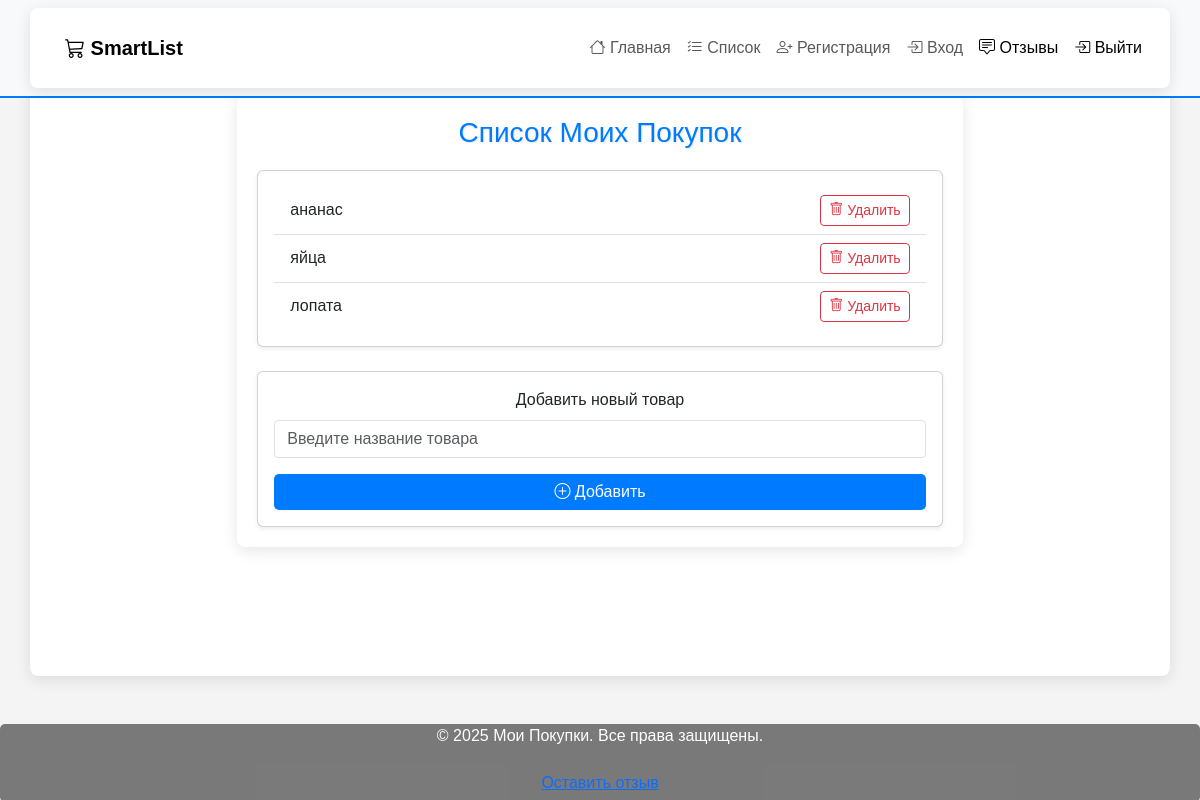
The page /my/ (signed in) on the database its author committed.
### users/models.py (models this page shows, shortened)
class Post(models.Model):
    author = models.ForeignKey(User, on_delete= models.CASCADE,related_name='users_post')
    content = models.TextField()
    created_on = models.DateTimeField(auto_now_add=True)
    class Meta:
        ordering = ['-created_on']

### users/views.py (the view)
# urls.py: path("my/", views.PostList.as_view(), name="my"),
class PostList(generic.ListView):
    template_name = 'users/my.html'  # Шаблон для отображения списка постов
    def get_queryset(self):#получение записей из базы данных для вставки в форму
        if self.request.user.is_authenticated:
            return Post.objects.filter(author=self.request.user).order_by('-created_on')
        else: return
    def get_context_data(self, **kwargs):
        context = super().get_context_data(**kwargs)
        context['form'] = PostForm()  # Добавляем форму для создания нового поста
        return context

### users/forms.py
class PostForm(forms.ModelForm):
    class Meta:
        model = Post
        fields =  ['content']

### templates/users/my.html (shortened to what this page needs)
{% extends "base.html" %}
{% block content %}
<main class="container mt-5 pt-4">
    <div class="row justify-content-center">
        <div class="col-lg-8">
            <div class="main_content">
                <div class="container text-center mt-4">
                    <h1>Список Моих Покупок</h1>
                    {% if user.is_authenticated %}
                    <div class="card shadow-sm mb-4">
                        <div class="card-body">
                            <ul id="purchases-list" class="list-group list-group-flush">
                                {% for post in post_list %}
                                <li class="list-group-item d-flex justify-content-between align-items-center">
                                    {{post.content}}
                                    <form method="post" action="{% url 'delete_post' post.pk %}">
                                        <button class="btn btn-sm btn-outline-danger remove-btn">
                                            <i class="bi bi-trash"></i> Удалить
                                        </button>
                                    </form>
                                </li>
                                {% endfor %}
                            </ul>
                        </div>
                    </div>
                    <div class="card shadow-sm">
                        <div class="card-body">
                            <form id="add-purchase-form" method="post" action="{% url 'create_post' %}">
                                <div class="mb-3">
                                    <label for="purchase-name" class="form-label">Добавить новый товар</label>
                                    <input type="text" class="form-control" id="content" name="content"
                                        placeholder="Введите название товара" value="{{ form.title.value|default:'' }}"
                                        required>
                                </div>
                                <button type="submit" class="btn btn-primary w-100">
                                    <i class="bi bi-plus-circle"></i> Добавить
                                </button>
                            </form>
                        </div>
                    </div>
                    {% else %}
                    <p>Авторизуйтесь, чтобы получить доступ к содержимому</p>
                    {% endif %}
                </div>
            </div>
        </div>
    </div>
</main>
{% endblock %}

### static/styles.css (style rules this page uses)
.main_content { margin-top: 15px; min-height: 70vh; }
body { font-family: Arial, sans-serif; background-color: #f4f4f4; color: #333; }
h1 { font-size: 28px; margin-bottom: 20px; color: #007bff; text-shadow: 1px 1px 2px rgba(0, 0, 0, 0.1); }
.container { background-color: #fff; padding: 20px; border-radius: 8px; box-shadow: 0 4px 15px rgba(0, 0, 0, 0.1); transition: box-shadow 0.3s; }
input.form-control, textarea.form-control { border-radius: 4px; transition: border-color 0.3s; }
.btn-primary { background-color: #007bff; border: none; border-radius: 5px; transition: background-color 0.3s, transform 0.2s; }

### rows shown on the page
Post: content "ананас"
Post: content "яйца"
Post: content "лопата"
